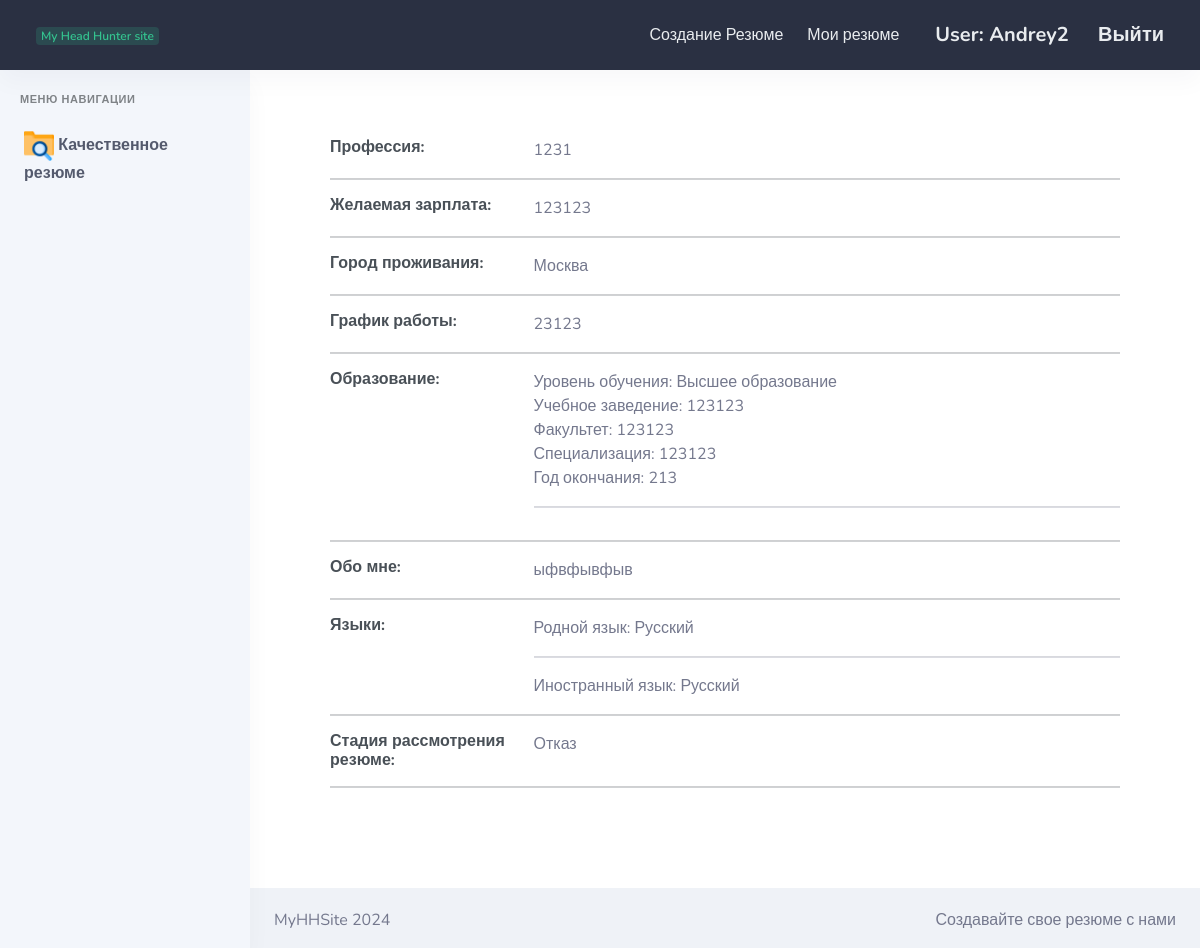
Screenshot of /user/resume/3 (signed in) with the database file from the repository.
### authentication/models.py (models this page shows)
class User(AbstractUser):
    photo = models.ImageField(upload_to="users/%Y/%m/%d/", blank=True, null=True, verbose_name="Фотография")
    date_brith = models.DateTimeField(blank=True, null=True, verbose_name="Дата рождения")
    number_phone = models.IntegerField(verbose_name="Номер телефона", null=True)

### user_application/models.py (models this page shows, shortened)
class Profession(models.Model):
    salary = models.IntegerField(verbose_name="Зарплата")
    busyness = models.CharField(max_length=50, verbose_name="Занятость")
    work_schedule = models.CharField(max_length=50, verbose_name="График работы")
    job = models.ForeignKey(Job, on_delete=models.CASCADE)
    resume = models.OneToOneField(Resume, on_delete=models.CASCADE)

class City(models.Model):
    name = models.CharField(choices=CITY, max_length=50, verbose_name="Название города")
    resume = models.ForeignKey(Resume, on_delete=models.CASCADE, null=True)

class Education(models.Model):
    lvl = models.CharField(max_length=50, verbose_name="Уровень", choices=LVL)
    lvl_university = models.CharField(max_length=50, verbose_name="Учебное заведение")
    faculty = models.CharField(max_length=50, verbose_name="Факультет")
    specialization = models.CharField(max_length=50, verbose_name="Специализация")
    year_graduatio = models.IntegerField(verbose_name="Год окончания")
    resume = models.ForeignKey(Resume, on_delete=models.CASCADE)

class About(models.Model):
    text = models.TextField(verbose_name="Обо мне")
    resume = models.OneToOneField(Resume, on_delete=models.CASCADE)

class Languages(models.Model):
    native = models.CharField(max_length=50, verbose_name="Родной язык", choices=LANG)
    list_languages = models.CharField(max_length=50, verbose_name="Иностранные языки", choices=LANG, null=True)
    resume = models.ForeignKey(Resume, on_delete=models.CASCADE)

class Resume(models.Model):
    file = models.FileField(verbose_name='Готовое резюме', upload_to='upload/resume', null=True)
    stage = models.CharField(choices=STATE, max_length=50, default='Создание анкеты')  # Сделать
    hr = models.ForeignKey(HR, on_delete=models.CASCADE, null=True)
    user = models.ForeignKey(User, on_delete=models.CASCADE)

### user_application/views.py (the view)
# urls.py: path('resume/<int:pk>', views.ResumeCheckListView.as_view(), name='check_resume')
class ResumeCheckListView(ListView, LoginRequiredMixin):
    model = Resume
    template_name = "user_application/resume.html"
    def get_context_data(self, **kwargs):
        context = super().get_context_data(**kwargs)
        resume = Resume.objects.get(user=self.request.user, pk=self.kwargs['pk'])
        context['resume'] = resume
        context["profession"] = Profession.objects.get(resume=resume)
        context["education"] = Education.objects.filter(resume=resume)
        context["about"] = About.objects.get(resume=resume)
        context['languages'] = Languages.objects.filter(resume=resume)
        context['city'] = City.objects.get(resume=resume)
        return context

### user_application/templatetags/auth_extras.py (called while the page is built)
@register.filter(name='has_group')
def has_group(user, group_name):
    try:
        group =  Group.objects.get(name=group_name)
    except Group.DoesNotExist:
        return False
    return group in user.groups.all()

### user_application/templates/user_application/resume.html
{% extends 'user_application/base.html' %}
{% block content %}
<div class="container">
  <div class="main-body">
    <div class="row gutters-sm">
      <div class="col-md">
        <div class="card mb-3">
          <div class="card-body">
            <div class="row">
              <div class="col-sm-3">
                <h6 class="mb-0">Профессия:</h6>
              </div>
              <div class="col-sm-9 text-secondary">
                {{profession.busyness}}
              </div>
            </div>
            <hr>
            <div class="row">
              <div class="col-sm-3">
                <h6 class="mb-0">Желаемая зарплата:</h6>
              </div>
              <div class="col-sm-9 text-secondary">
                {{profession.salary}}
              </div>
            </div>
            <hr>
            <div class="row">
              <div class="col-sm-3">
                <h6 class="mb-0">Город проживания:</h6>
              </div>
              <div class="col-sm-9 text-secondary">
                {{city.name}}
              </div>
            </div>
            <hr>
            <div class="row">
              <div class="col-sm-3">
                <h6 class="mb-0">График работы:</h6>
              </div>
              <div class="col-sm-9 text-secondary">
                {{profession.work_schedule}}
              </div>
            </div>
            <hr>
            <div class="row">
              <div class="col-sm-3">
                <h6 class="mb-0">Образование:</h6>
              </div>
              <div class="col-sm-9 text-secondary">
                {% for edu in education %}
                Уровень обучения: {{edu.lvl}}<br />
                Учебное заведение: {{edu.lvl_university}}<br />
                Факультет: {{edu.faculty}}<br />
                Специализация: {{edu.specialization}}<br />
                Год окончания: {{edu.year_graduatio}}
                <hr>
                {% endfor %}
              </div>
            </div>
            <hr>
            <div class="row">
              <div class="col-sm-3">
                <h6 class="mb-0">Обо мне:</h6>
              </div>
              <div class="col-sm-9 text-secondary">
                {{about.text}}
              </div>
            </div>
            <hr>
            <div class="row">
              <div class="col-sm-3">
                <h6 class="mb-0">Языки:</h6>
              </div>
              <div class="col-sm-9 text-secondary">
                {% for lang in languages %}
                Родной язык: {{lang.native}}
                <hr>
                Иностранный язык: {{lang.list_languages}}
                {% endfor %}
              </div>
            </div>
            <hr>
            <div class="row">
              <div class="col-sm-3">
                <h6 class="mb-0">Стадия рассмотрения резюме:</h6>
              </div>
              <div class="col-sm-9 text-secondary">
                {{resume.stage}}
              </div>
            </div>
            <hr>
          </div>
        </div>
      </div>
    </div>
  </div>
</div>
{% endblock %}

### user_application/templates/includes/user_navbar.html (shortened to what this page needs)
<header id="page-topbar">
  <div class="navbar-header">
    <div class="d-flex">
      <div class="navbar-brand-box">
        <a href="#" class="logo logo-light">
          <span class="logo-lg">
            <img src="assets/images/logo-light.png" alt="" height="20"> <span class="badge badge-soft-success ml-2">My
              Head Hunter site</span>
          </span>
        </a>
      </div>
    </div>
    <div class="d-flex">
      <div class="d-none d-md-inline-block">
        <a href="{% url 'user_application:create_resume' %}" class="header-item">Создание Резюме</a>
      </div>
      <div class="d-none d-md-inline-block">
        <a href="{% url 'user_application:resume_list' %}" class="header-item">Мои резюме</a>
      </div>
      <div class="d-inline-block">
        <h5 class="header-item m-0">
          {% if user.is_authenticated %}
          <a href="{% url 'profile:profile' %}" class="header-item">User: {{user.username}} </a>
          <div class="d-none d-md-inline-block">
            <a href="{% url 'profile:logout' %}" class="header-item">Выйти</a>
          </div>
          {% else %}
          <a href="#" class="header-item">Зарегистрироваться</a>
          {% endif %}
        </h5>
      </div>
    </div>
  </div>
</header>

### rows the page displays
User: username "Andrey2"
Profession: busyness "1231", salary "123123", work_schedule "23123"
City: name "Москва"
Education: lvl "Высшее образование", lvl_university "123123", faculty "123123", specialization "123123", year_graduatio "213"
About: text "ыфвфывфыв"
Languages: native "Русский", list_languages "Русский"
Resume: stage "Отказ"
